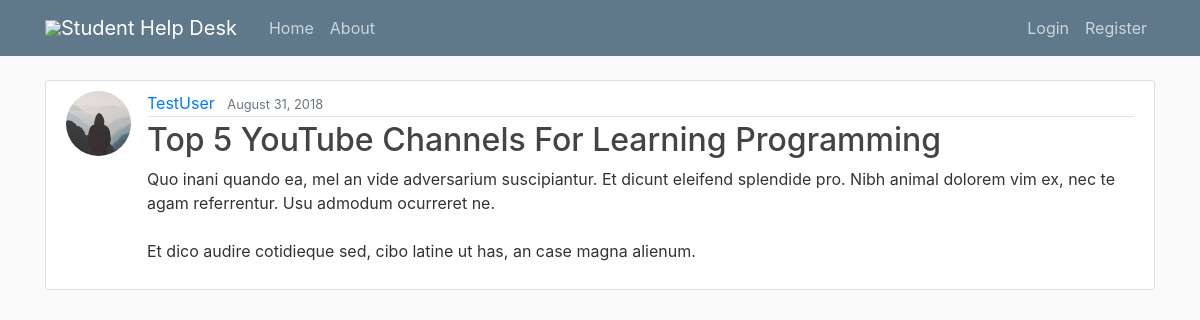
The page /post/29/ on the database its author committed.
### blog/models.py (models this page shows, shortened)
class Post(models.Model):
    title = models.CharField(max_length=100)
    content = models.TextField()
    date_posted = models.DateTimeField(default=timezone.now)
    author = models.ForeignKey(User, on_delete=models.CASCADE)

### users/models.py (models this page shows, shortened)
class Profile(models.Model):
    user = models.OneToOneField(User, on_delete=models.CASCADE)
    image = models.ImageField(default='default.jpg', upload_to='profile_pics')

### blog/views.py (the view)
# urls.py: path('post/<int:pk>/', PostDetailView.as_view(), name='post-detail'),
class PostDetailView(DetailView):
    model = Post

### blog/templates/blog/post_detail.html (shortened to what this page needs)
{% extends "blog/base.html" %}
{% block content %}
  <article class="media content-section">
    <img class="rounded-circle article-img" src="{{ object.author.profile.image.url }}">
    <div class="media-body">
      <div class="article-metadata">
        <a class="mr-2" href="{% url 'user-posts' object.author.username %}">{{ object.author }}</a>
        <small class="text-muted">{{ object.date_posted|date:"F d, Y" }}</small>
      </div>
      <h2 class="article-title">{{ object.title }}</h2>
      <p class="article-content">{{ object.content }}</p>
    </div>
  </article>
{% endblock content %}

### blog/static/blog/main.css (style rules this page uses)
body { background: #fafafa; color: #333333; margin-top: 5rem; }
h1, h2, h3, h4, h5, h6 { color: #444444; }
.content-section { background: #ffffff; padding: 10px 20px; border: 1px solid #dddddd; border-radius: 3px; margin-bottom: 20px; }
.article-title { color: #444444; }
.article-content { white-space: pre-line; }
.article-img { height: 65px; width: 65px; margin-right: 16px; }
.article-metadata { padding-bottom: 1px; margin-bottom: 4px; border-bottom: 1px solid #e3e3e3 }

### rows shown on the page
Post: author.profile.image (placeholder picture), author "TestUser", date_posted "August 31, 2018", title "Top 5 YouTube Channels For Learning Programming", content "Quo inani quando ea, mel an vide adversarium suscipiantur. Et dicunt eleifend splendide pro. Nibh animal dolorem vim ex, nec te agam referrentur. Usu admodum ocurreret ne. Et dico audire cotidieque sed, cibo latine ut has, an case magna alienum."
